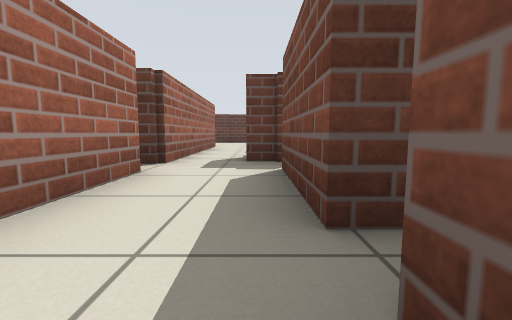
view 1 (above)

20 first-person views from a walk through a robot-simulator world made for Stage. The camera is 0.5 m above the floor, tilts 6° down and sees 90° across. The lines on the ground mark 1 m squares. The floor is counted in squares, 1 m on a side. Each view is taken from the middle of a square. On the plan, view 1 faces up. The plan holds only what a view shows up to about 9 squares ahead; the rest is blank. The robots in the file are not drawn.

view 2
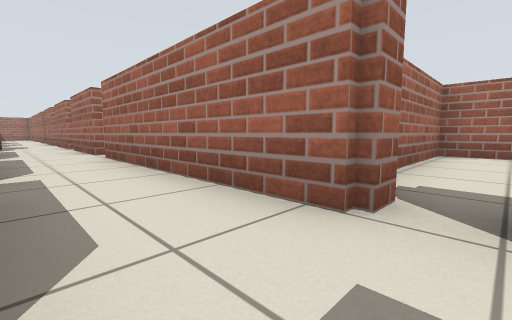

view 3
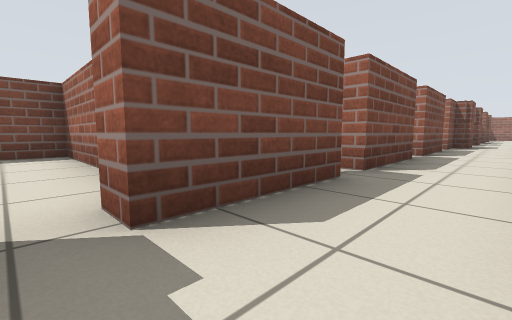

view 4
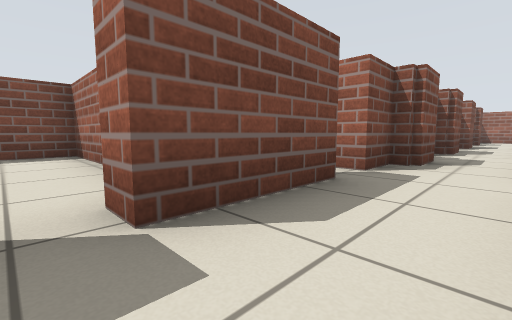

view 5
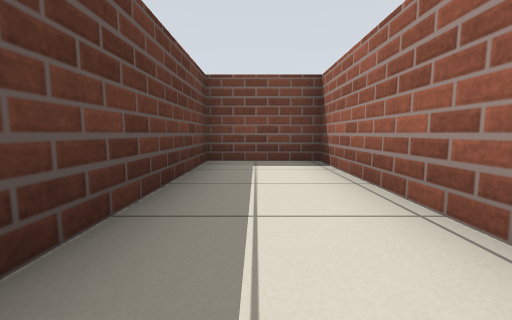

view 6
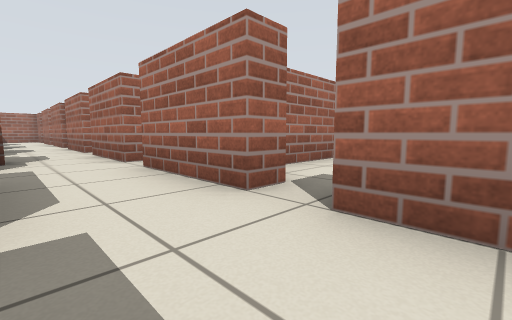

view 7
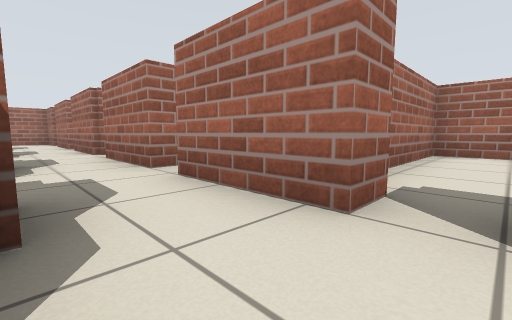

view 8
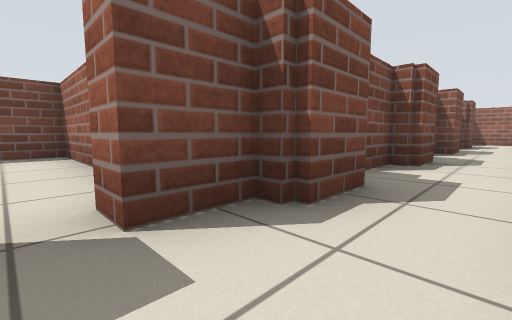

view 9
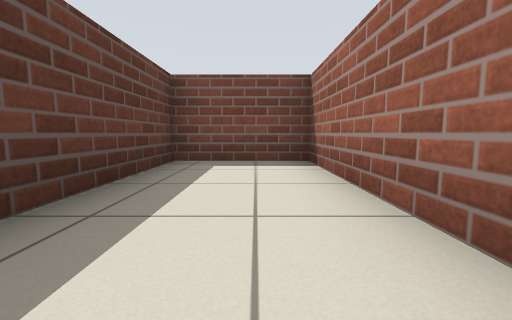

view 10
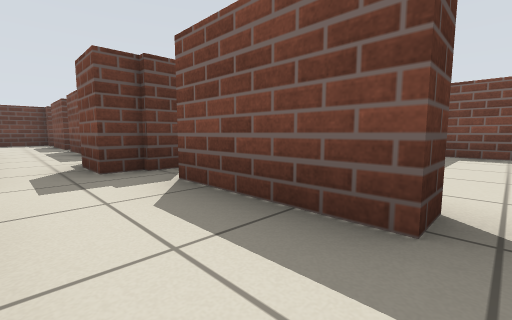

view 11
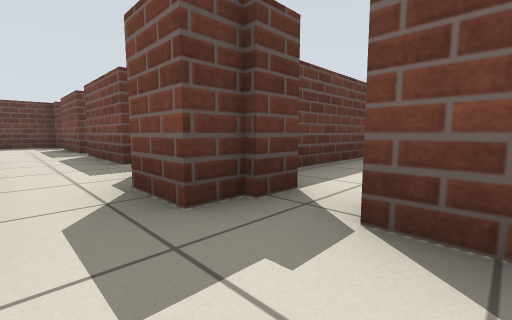

view 12
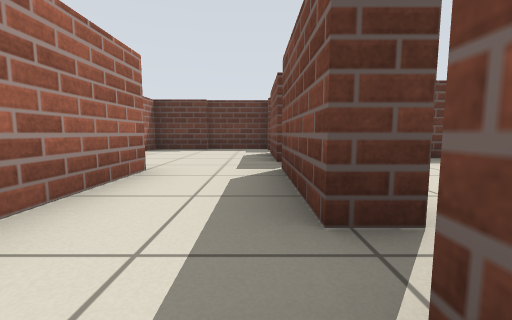

view 13
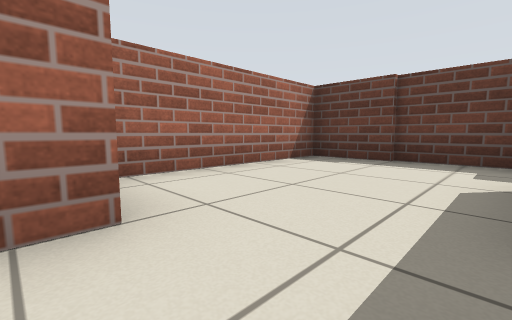

view 14
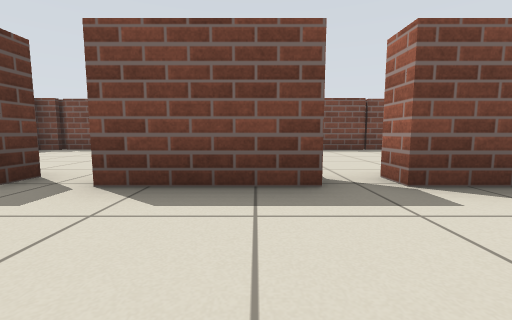

view 15
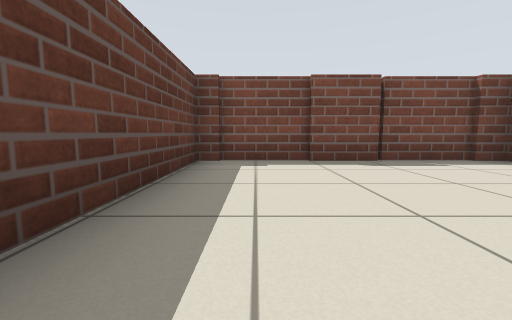

view 16
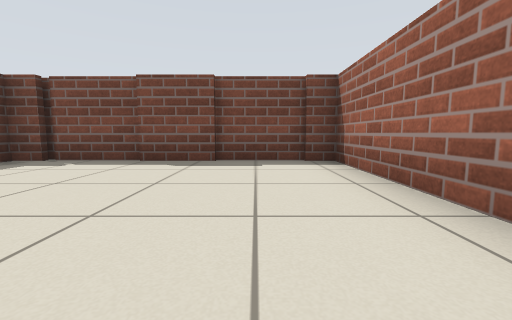

view 17
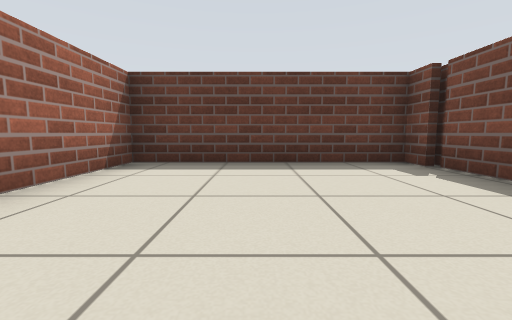

view 18
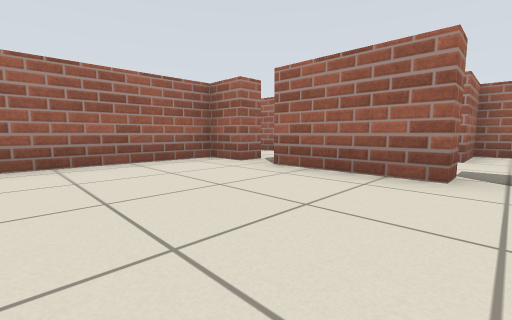

view 19
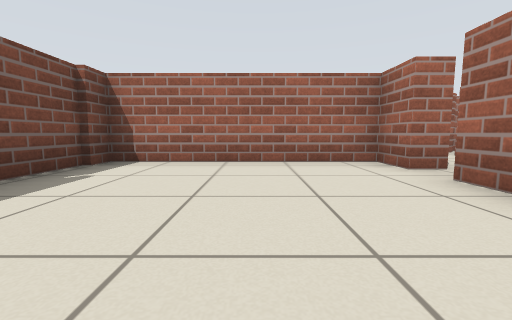

view 20
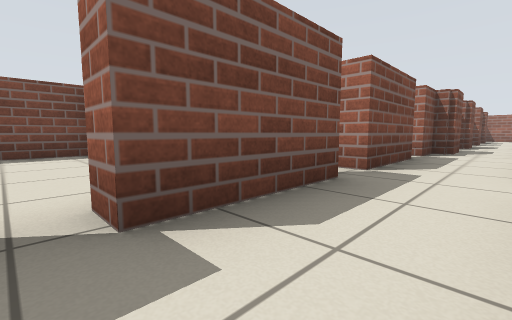

### Floor plan
Points are (right, up) in squares from view 1. A wall is a line through its corners. A room is listed if a view was taken in it or the views show most of it. See-through windows are left out.
Room 1 (views 1, 4, 5, 6)
walls: (0.4, -1.8) (0.4, 0.6); (2, -3.1) (5.5, -3.1) (5.5, -1.1) (1.8, -1.1); (-1.5, -2.5) (-1.5, -4.9); (0.4, -4.6) (0.4, -2.5) (1, -2.5); (-1.5, 0.6) (-1.5, -1.9)
ways out: opening at (-0.5, -3.5) to room 3; opening at (-0.5, -0.5) to room 4; gap at (-2, -2)
Room 2 (views 2, 3)
walls: (1, 4.5) (0, 4.5) (0, 5.5); (3.1, 2.9) (5.5, 2.9) (5.5, 4.1); (0.4, 3.6) (1, 3.6); (4.4, 5.2) (2, 5.2); (-1.5, 5.6) (-1.5, 4.1)
ways out: opening at (-0.5, 2.5) to room 4; opening at (-1, 5) to room 5; gap at (-2, 4)
Room 3 (views 7, 8, 9)
walls: (0, -6.4) (0.4, -6.4) (0.4, -5.4) (1, -5.4)
ways out: opening at (-0.5, -3.5) to room 1; opening at (1, -5) to room 10; opening at (-1, -7) to room 11; gap at (-2, -5) to room 12
Room 4 (views 10, 11, 20)
walls: (1, 1.3) (0.4, 1.3) (0.4, 3.6); (0.4, 0.6) (1, 0.6); (-1.5, 3.6) (-1.5, 0.6)
ways out: opening at (-0.5, -0.5) to room 1; opening at (-0.5, 2.5) to room 2; opening at (1, 1) to room 9
Room 5 (view 12)
walls: (0.2, 6.5) (0.9, 6.5); (0.9, 7.3) (0.4, 7.3); (-1.5, 7.6) (-1.5, 5.6)
ways out: opening at (-1, 5) to room 2; opening at (-0.5, 8.5) to room 6; opening at (1, 7) to room 8
Room 6 (views 13, 14, 15, 16)
walls: (0.4, 10.4) (0.4, 12.6); (1, 13.5) (0.4, 13.5); (0.4, 14) (-3.1, 14) (-3.1, 9.6) (-1.5, 9.6) (-1.5, 7.6); (0.4, 7.3) (0.4, 9.6) (0.9, 9.6)
ways out: opening at (-0.5, 8.5) to room 5; opening at (1, 13) to room 7; opening at (1, 10) to room 8
Room 7 (view 17)
walls: (2.4, 11.6) (5.5, 11.6) (5.5, 17.3) (0.9, 17.3) (0.9, 15)
ways out: opening at (1, 13) to room 6
Room 8 (views 18, 19)
walls: (0.9, 6.5) (0.9, 5.6) (5.5, 5.6) (5.5, 11) (2, 11); (0.9, 9.6) (0.9, 7.3)
ways out: opening at (1, 7) to room 5; opening at (1, 10) to room 6
Room 9 (no view inside)
walls: (5.5, -0.4) (5.5, 2)
ways out: opening at (1, 1) to room 4
Room 10 (no view inside)
walls: (1.9, -6) (5.5, -6) (5.5, -3.5) (2.4, -3.5)
ways out: opening at (1, -5) to room 3
Room 11 (no view inside)
walls: (0, -7.5) (0, -6.4); (0, -9.3) (0.4, -9.3) (0.4, -8.4); (-1.5, -8.6) (-1.5, -9.5); (-1.5, -5.7) (-1.5, -7.9)
ways out: opening at (-1, -7) to room 3; opening at (-1, -10); gap at (-2, -8)
Room 12 (no view inside)
walls: (-5.5, -6.4) (-3.8, -6.4)
ways out: gap at (-2, -5) to room 3

Where each view was taken, in squares from view 1:
view 1: 0 up, 0 right, facing up
view 2: 4 up, 0 right, facing down-left
view 3: 4 up, 1 left, facing down-right
view 4: 2 down, 1 left, facing down-right
view 5: 2 down, 1 right, facing right
view 6: 1 down, 0 right, facing down-left
view 7: 5 down, 0 right, facing down-left
view 8: 5 down, 1 left, facing down-right
view 9: 5 down, 1 right, facing right
view 10: 1 up, 1 left, facing up-right
view 11: 3 up, 1 left, facing up-right
view 12: 6 up, 0 right, facing up
view 13: 9 up, 0 right, facing up-left
view 14: 11 up, 2 left, facing right
view 15: 10 up, 1 right, facing right
view 16: 13 up, 1 right, facing right
view 17: 13 up, 3 right, facing up
view 18: 10 up, 4 right, facing down-left
view 19: 10 up, 3 right, facing down
view 20: 1 up, 1 left, facing down-right
